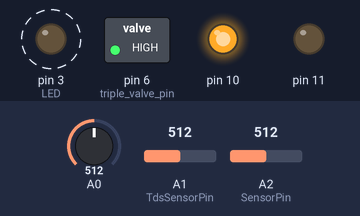
This sketch was run on a simulated Arduino Uno, built with avr-gcc and run on an emulated ATmega328P. On the bench: switched loads named in the sketch (green lamp = pin HIGH), output pins drawn as LEDs (lit = HIGH). Dashed ring = blinking. Inputs (shaded band) come from the test bench; at power-on: A0 = 512, A1 (TdsSensorPin) = 512, A2 (SensorPin) = 512.

Above: at 0.6 s.
Timing chart, 0 to 5.2 s (numbered marks = the images above):
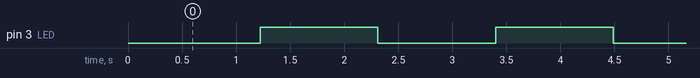

Measured:
- by itself, pin 3 (LED): alternates HIGH for 1.1 s and LOW for 1.1 s

The sketch:

rain_sewage_distribution_system.ino
```cpp
/***************************************************
rainwater and sewage separate system Beta 1.0
Designer: Bertram Ray
Design Date: 2020/12/10
All Rights Reserved


 ****************************************************/
//蓝牙传感器参数
#include <SoftwareSerial.h>
#define bluetooth_transmit 12
#define bluetooth_receive 13
SoftwareSerial softSerial1(bluetooth_transmit,bluetooth_receive);
//三通阀参数
#define pH_low_threshold  4.0
#define pH_high_threshold  10.0
#define tds_threshold  1000
#define TU_threshold  2500
#define triple_valve_pin  6
//浊度传感器参数
float TU=0.0;
float TU_value=0.0;
float TU_calibration=0.0;
float temp_data=25.0;
float K_Value=3347.19;
//PH传感器参数
#define SensorPin A2            //pH meter Analog output to Arduino Analog Input 2
#define Offset 21.078           //deviation compensate
#define k -5.6241
#define LED 3
#define samplingInterval 20
#define printInterval 800
#define ArrayLenth  40    //times of collection
int pHArray[ArrayLenth];   //Store the average value of the sensor feedback
int pHArrayIndex=0;
//TDS传感器参数
#define TdsSensorPin A1
#define VREF 5.0      // analog reference voltage(Volt) of the ADC
#define SCOUNT  30           // sum of sample point
int analogBuffer[SCOUNT];    // store the analog value in the array, read from ADC
int analogBufferTemp[SCOUNT];
int analogBufferIndex = 0,copyIndex = 0;
float averageVoltage = 0,tdsValue = 0,temperature = 25;

void setup() {
  // put your setup code here, to run once:
  pinMode(10,OUTPUT);
  pinMode(11,OUTPUT);
  pinMode(LED,OUTPUT);
  pinMode(triple_valve_pin,OUTPUT);
  pinMode(TdsSensorPin,INPUT);
  digitalWrite(10, HIGH);
  digitalWrite(11, LOW);
  digitalWrite(triple_valve_pin,HIGH);
  softSerial1.begin(9600);
  softSerial1.println("欢迎使用雨污分流系统！该系统可以检测水体的pH,可溶性固体含量和浊度，自动进行雨污分流操作。");
}

void loop() {
  // put your main code here, to run repeatedly:
  //浊度传感器部分
  int sensorValue = analogRead(A0);// read the input on analog pin 0:
  float TU = sensorValue * (5.0 / 1024.0); // Convert the analog reading (which goes from 0 - 1023) to a voltage (0 - 5V):
  TU_calibration=-0.0192*(temp_data-25)+TU;
  TU_value=-865.68*TU_calibration + K_Value;

  if(TU_value<=0){TU_value=0;}
  if(TU_value>=3000){TU_value=3000;}
  softSerial1.print("水体浊度值:");
  softSerial1.print(TU_value); // print out the value you read:
  softSerial1.println("NTU");
  //pH传感器部分
  static unsigned long samplingTime = millis();
  static unsigned long printTime = millis();
  static float pHValue,voltage;
  if(millis()-samplingTime > samplingInterval)
  {
      pHArray[pHArrayIndex++]=analogRead(SensorPin);
      if(pHArrayIndex==ArrayLenth)pHArrayIndex=0;
      voltage = avergearray(pHArray, ArrayLenth)*5.0/1024;
      pHValue = k*voltage+Offset;
      if(pHValue<=0.0){pHValue=0.0;}
      if(pHValue>14.0){pHValue=14.0;}
      samplingTime=millis();
  }
  if(millis() - printTime > printInterval)   //Every 800 milliseconds, print a numerical, convert the state of the LED indicator
  {
//    softSerial1.print("Voltage:");
//    softSerial1.print(voltage,2);
    softSerial1.print("水体pH值: ");
    softSerial1.println(pHValue,2);
    digitalWrite(LED,digitalRead(LED)^1);
    printTime=millis();
  }
  //TDS传感器代码部分
   static unsigned long analogSampleTimepoint = millis();
   if(millis()-analogSampleTimepoint > 40U)     //every 40 milliseconds,read the analog value from the ADC
   {
     analogSampleTimepoint = millis();
     analogBuffer[analogBufferIndex] = analogRead(TdsSensorPin);    //read the analog value and store into the buffer
     analogBufferIndex++;
     if(analogBufferIndex == SCOUNT)
         analogBufferIndex = 0;
   }
   static unsigned long printTimepoint = millis();
   if(millis()-printTimepoint > 800U)
   {
      printTimepoint = millis();
      for(copyIndex=0;copyIndex<SCOUNT;copyIndex++)
        analogBufferTemp[copyIndex]= analogBuffer[copyIndex];
      averageVoltage = getMedianNum(analogBufferTemp,SCOUNT) * (float)VREF / 1024.0; // read the analog value more stable by the median filtering algorithm, and convert to voltage value
      float compensationCoefficient=1.0+0.02*(temperature-25.0);    //temperature compensation formula: fFinalResult(25^C) = fFinalResult(current)/(1.0+0.02*(fTP-25.0));
      float compensationVolatge=averageVoltage/compensationCoefficient;  //temperature compensation
      tdsValue=(133.42*compensationVolatge*compensationVolatge*compensationVolatge - 255.86*compensationVolatge*compensationVolatge + 857.39*compensationVolatge)*0.5; //convert voltage value to tds value
      //softSerial1.print("voltage:");
      //softSerial1.print(averageVoltage,2);
      //softSerial1.print("V   ");
      softSerial1.print("水体可溶性固体TDS值: ");
      softSerial1.print(tdsValue,0);
      softSerial1.println("ppm");
   }
   //三通阀开合代码
   if(TU_value>TU_threshold || pHValue<pH_low_threshold || pHValue>pH_high_threshold || tdsValue>tds_threshold){
    if(digitalRead(triple_valve_pin)==LOW){
      digitalWrite(triple_valve_pin,HIGH);
    }
   }else{
    if(digitalRead(triple_valve_pin)==HIGH){
      digitalWrite(triple_valve_pin,LOW);
    }
   }
   delay(1000);
}

//pH传感器求均值代码
double avergearray(int* arr, int number){
  int i;
  int max,min;
  double avg;
  long amount=0;
  if(number<=0){
    softSerial1.println("Error number for the array to avraging!/n");
    return 0;
  }
  if(number<5){   //less than 5, calculated directly statistics
    for(i=0;i<number;i++){
      amount+=arr[i];
    }
    avg = amount/number;
    return avg;
  }else{
    if(arr[0]<arr[1]){
      min = arr[0];max=arr[1];
    }
    else{
      min=arr[1];max=arr[0];
    }
    for(i=2;i<number;i++){
      if(arr[i]<min){
        amount+=min;        //arr<min
        min=arr[i];
      }else {
        if(arr[i]>max){
          amount+=max;    //arr>max
          max=arr[i];
        }else{
          amount+=arr[i]; //min<=arr<=max
        }
      }//if
    }//for
    avg = (double)amount/(number-2);
  }//if
  return avg;
}

//TDS获取中位数代码
int getMedianNum(int bArray[], int iFilterLen)
{
      int bTab[iFilterLen];
      for (byte i = 0; i<iFilterLen; i++)
    bTab[i] = bArray[i];
      int i, j, bTemp;
      for (j = 0; j < iFilterLen - 1; j++)
      {
    for (i = 0; i < iFilterLen - j - 1; i++)
          {
      if (bTab[i] > bTab[i + 1])
            {
    bTemp = bTab[i];
          bTab[i] = bTab[i + 1];
    bTab[i + 1] = bTemp;
       }
    }
      }
      if ((iFilterLen & 1) > 0)
  bTemp = bTab[(iFilterLen - 1) / 2];
      else
  bTemp = (bTab[iFilterLen / 2] + bTab[iFilterLen / 2 - 1]) / 2;
      return bTemp;
}
```
